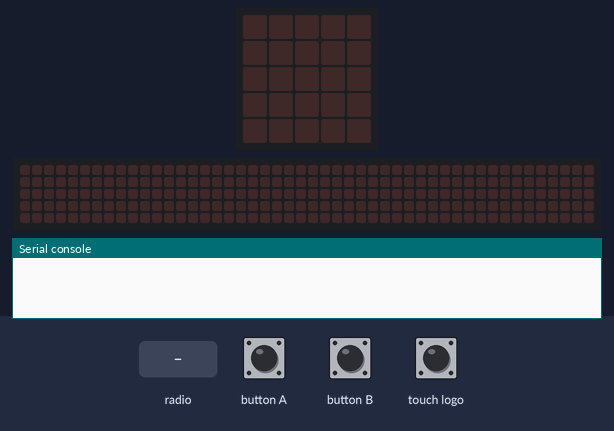
The program below on a simulated BBC micro:bit (MakeCode). On the bench: the board's 5×5 LED display, a strip that is not on the board, showing the scrolling text unrolled, the last lines printed to the serial console. The inputs (shaded band) are chosen by the test bench. Random numbers come from a fixed seed; no radio messages arrive unless stated (any console line starting 'radio sent:' is added by the test bench); the 48×5 strip is a reading aid, not a part: it shows the text the display is scrolling, unrolled, one strip-width of it at a time.

Above: at 1.2 s.
1.3 s: radio message "1" arrives
At 1.37 s:
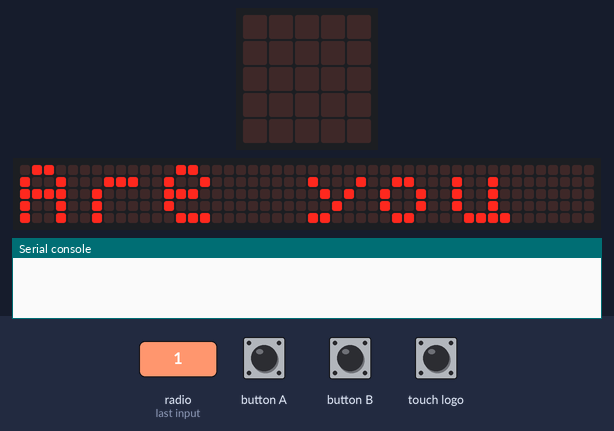
At 1.82 s:
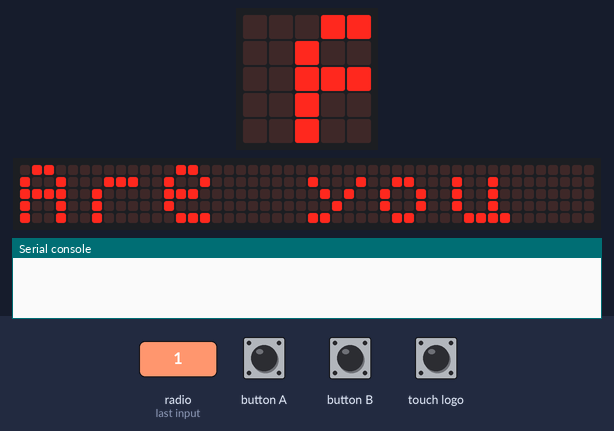
4.3 s: button A pressed for 0.15 s
7.3 s: radio message "YES" arrives
10.3 s: radio message "NO" arrives
At 13.1 s:
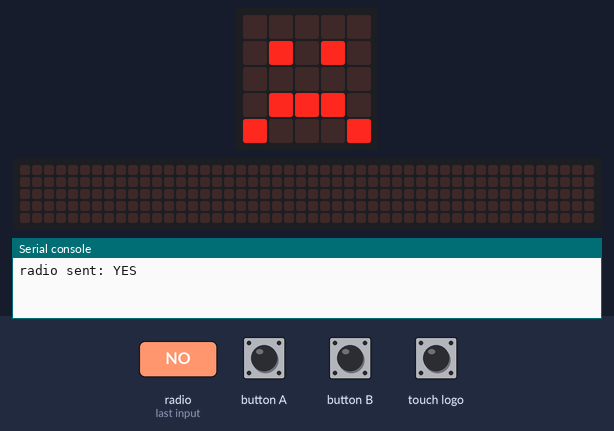
13.3 s: radio message "2" arrives
At 13.37 s:
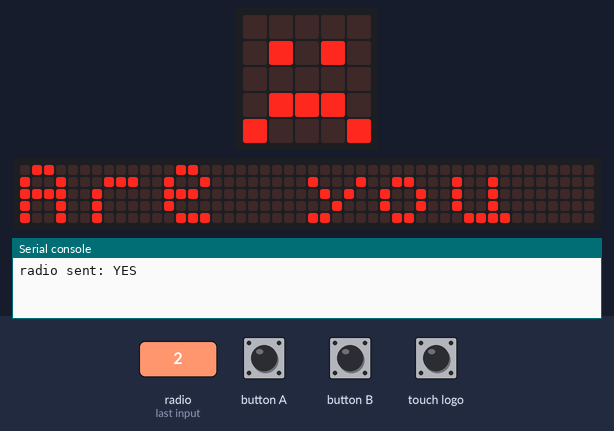

Measured:
- after the input at 1.3 s, the display: changes at once (image 1)
- after the input at 13.3 s, the display: changes at once (image 4)

The program:

main.ts
```typescript
radio.onReceivedNumber(function (receivedNumber) {
    if (receivedNumber == 1) {
        basic.showString("Are you ok?")
    } else if (receivedNumber == 2) {
        basic.showString("Are you polite?")
    } else {
        basic.showString("Are you patient?")
    }
})
input.onButtonPressed(Button.A, function () {
    radio.sendString("YES")
})
radio.onReceivedString(function (receivedString) {
    if (receivedString == "YES") {
        basic.showIcon(IconNames.Yes)
    } else if (receivedString == "NO") {
        basic.showIcon(IconNames.Sad)
    }
})
input.onButtonPressed(Button.B, function () {
    radio.sendString("NO")
})
input.onLogoEvent(TouchButtonEvent.Pressed, function () {
    radio.sendNumber(randint(1, 3))
})
radio.setGroup(5)
```

test.ts
```typescript
// οι δοκιμές πηγαίνουν εδώ, δεν θα γίνει εκτέλεση όταν αυτό το πακέτο χρησιμοποιηθεί ως επέκταση.
```
